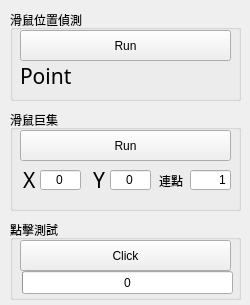
<?xml version="1.0" encoding="UTF-8"?>
<ui version="4.0">
 <class>MainWindow</class>
 <widget class="QMainWindow" name="MainWindow">
  <property name="geometry">
   <rect>
    <x>0</x>
    <y>0</y>
    <width>250</width>
    <height>305</height>
   </rect>
  </property>
  <property name="windowTitle">
   <string>MainWindow</string>
  </property>
  <widget class="QWidget" name="centralwidget">
   <widget class="QGroupBox" name="groupBox">
    <property name="geometry">
     <rect>
      <x>10</x>
      <y>10</y>
      <width>231</width>
      <height>91</height>
     </rect>
    </property>
    <property name="title">
     <string>滑鼠位置偵測</string>
    </property>
    <widget class="QPushButton" name="btn_mouse_open">
     <property name="geometry">
      <rect>
       <x>10</x>
       <y>20</y>
       <width>211</width>
       <height>31</height>
      </rect>
     </property>
     <property name="text">
      <string>Run</string>
     </property>
    </widget>
    <widget class="QLabel" name="label_mouse">
     <property name="geometry">
      <rect>
       <x>10</x>
       <y>50</y>
       <width>181</width>
       <height>31</height>
      </rect>
     </property>
     <property name="font">
      <font>
       <family>Agency FB</family>
       <pointsize>16</pointsize>
      </font>
     </property>
     <property name="text">
      <string>Point</string>
     </property>
    </widget>
   </widget>
   <widget class="QGroupBox" name="groupBox_2">
    <property name="geometry">
     <rect>
      <x>10</x>
      <y>110</y>
      <width>231</width>
      <height>101</height>
     </rect>
    </property>
    <property name="title">
     <string>滑鼠巨集</string>
    </property>
    <widget class="QPushButton" name="btn_mouse_macro">
     <property name="geometry">
      <rect>
       <x>10</x>
       <y>20</y>
       <width>211</width>
       <height>31</height>
      </rect>
     </property>
     <property name="text">
      <string>Run</string>
     </property>
    </widget>
    <widget class="QLabel" name="label_mouse_2">
     <property name="geometry">
      <rect>
       <x>149</x>
       <y>55</y>
       <width>51</width>
       <height>31</height>
      </rect>
     </property>
     <property name="font">
      <font>
       <family>Agency FB</family>
       <pointsize>9</pointsize>
      </font>
     </property>
     <property name="text">
      <string>連點</string>
     </property>
    </widget>
    <widget class="QLineEdit" name="lineEdit_auto">
     <property name="geometry">
      <rect>
       <x>180</x>
       <y>60</y>
       <width>41</width>
       <height>20</height>
      </rect>
     </property>
     <property name="text">
      <string>1</string>
     </property>
     <property name="alignment">
      <set>Qt::AlignRight|Qt::AlignTrailing|Qt::AlignVCenter</set>
     </property>
    </widget>
    <widget class="QLabel" name="label_mouse_3">
     <property name="geometry">
      <rect>
       <x>13</x>
       <y>54</y>
       <width>16</width>
       <height>31</height>
      </rect>
     </property>
     <property name="font">
      <font>
       <family>Agency FB</family>
       <pointsize>16</pointsize>
      </font>
     </property>
     <property name="text">
      <string>X</string>
     </property>
    </widget>
    <widget class="QLineEdit" name="lineEdit_X">
     <property name="geometry">
      <rect>
       <x>30</x>
       <y>60</y>
       <width>41</width>
       <height>20</height>
      </rect>
     </property>
     <property name="text">
      <string>0</string>
     </property>
     <property name="alignment">
      <set>Qt::AlignCenter</set>
     </property>
    </widget>
    <widget class="QLineEdit" name="lineEdit_Y">
     <property name="geometry">
      <rect>
       <x>100</x>
       <y>60</y>
       <width>41</width>
       <height>20</height>
      </rect>
     </property>
     <property name="text">
      <string>0</string>
     </property>
     <property name="alignment">
      <set>Qt::AlignCenter</set>
     </property>
    </widget>
    <widget class="QLabel" name="label_mouse_4">
     <property name="geometry">
      <rect>
       <x>83</x>
       <y>54</y>
       <width>16</width>
       <height>31</height>
      </rect>
     </property>
     <property name="font">
      <font>
       <family>Agency FB</family>
       <pointsize>16</pointsize>
      </font>
     </property>
     <property name="text">
      <string>Y</string>
     </property>
    </widget>
   </widget>
   <widget class="QGroupBox" name="groupBox_3">
    <property name="geometry">
     <rect>
      <x>10</x>
      <y>220</y>
      <width>231</width>
      <height>80</height>
     </rect>
    </property>
    <property name="title">
     <string>點擊測試</string>
    </property>
    <widget class="QPushButton" name="btn_mouse_click">
     <property name="geometry">
      <rect>
       <x>10</x>
       <y>20</y>
       <width>211</width>
       <height>31</height>
      </rect>
     </property>
     <property name="text">
      <string>Click</string>
     </property>
    </widget>
    <widget class="QProgressBar" name="progressBar">
     <property name="geometry">
      <rect>
       <x>12</x>
       <y>51</y>
       <width>211</width>
       <height>23</height>
      </rect>
     </property>
     <property name="maximum">
      <number>1000</number>
     </property>
     <property name="value">
      <number>0</number>
     </property>
     <property name="format">
      <string>%v</string>
     </property>
    </widget>
   </widget>
  </widget>
 </widget>
 <resources/>
 <connections>
  <connection>
   <sender>btn_mouse_open</sender>
   <signal>clicked()</signal>
   <receiver>MainWindow</receiver>
   <slot>mouse_open()</slot>
   <hints>
    <hint type="sourcelabel">
     <x>124</x>
     <y>44</y>
    </hint>
    <hint type="destinationlabel">
     <x>131</x>
     <y>25</y>
    </hint>
   </hints>
  </connection>
  <connection>
   <sender>btn_mouse_macro</sender>
   <signal>clicked()</signal>
   <receiver>MainWindow</receiver>
   <slot>mouse_marco()</slot>
   <hints>
    <hint type="sourcelabel">
     <x>146</x>
     <y>138</y>
    </hint>
    <hint type="destinationlabel">
     <x>127</x>
     <y>104</y>
    </hint>
   </hints>
  </connection>
  <connection>
   <sender>btn_mouse_click</sender>
   <signal>clicked()</signal>
   <receiver>MainWindow</receiver>
   <slot>mouse_click()</slot>
   <hints>
    <hint type="sourcelabel">
     <x>144</x>
     <y>243</y>
    </hint>
    <hint type="destinationlabel">
     <x>140</x>
     <y>216</y>
    </hint>
   </hints>
  </connection>
 </connections>
 <slots>
  <slot>mouse_open()</slot>
  <slot>mouse_marco()</slot>
  <slot>mouse_click()</slot>
 </slots>
</ui>
